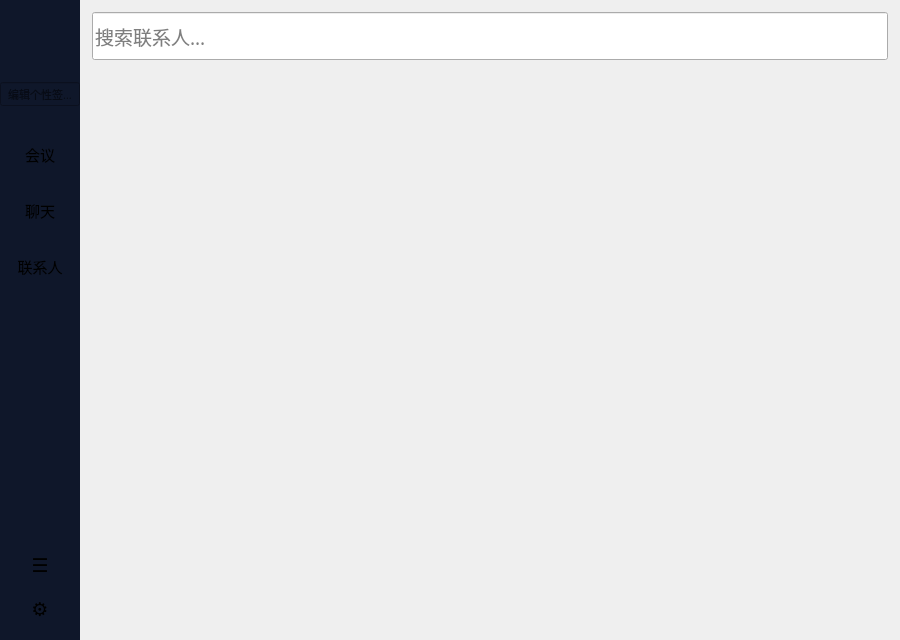
<?xml version="1.0" encoding="UTF-8"?>
<ui version="4.0">
 <class>friendList</class>
 <widget class="QDialog" name="friendList">
  <property name="geometry">
   <rect>
    <x>0</x>
    <y>0</y>
    <width>900</width>
    <height>640</height>
   </rect>
  </property>
  <property name="minimumSize">
   <size>
    <width>800</width>
    <height>540</height>
   </size>
  </property>
  <property name="windowTitle">
   <string>Colin IM</string>
  </property>
  <layout class="QHBoxLayout" name="rootLayout">
   <property name="spacing">
    <number>0</number>
   </property>
   <property name="leftMargin">
    <number>0</number>
   </property>
   <property name="topMargin">
    <number>0</number>
   </property>
   <property name="rightMargin">
    <number>0</number>
   </property>
   <property name="bottomMargin">
    <number>0</number>
   </property>
   <item>
    <widget class="QWidget" name="wdg_leftNav" native="true">
     <property name="minimumSize">
      <size>
       <width>80</width>
       <height>0</height>
      </size>
     </property>
     <property name="maximumSize">
      <size>
       <width>80</width>
       <height>16777215</height>
      </size>
     </property>
     <property name="styleSheet">
      <string>background-color: #0F172A;</string>
     </property>
     <layout class="QVBoxLayout" name="leftNavLayout">
      <property name="spacing">
       <number>0</number>
      </property>
      <property name="leftMargin">
       <number>0</number>
      </property>
      <property name="topMargin">
       <number>16</number>
      </property>
      <property name="rightMargin">
       <number>0</number>
      </property>
      <property name="bottomMargin">
       <number>10</number>
      </property>
      <item alignment="Qt::AlignHCenter">
       <widget class="QPushButton" name="pb_icon">
        <property name="minimumSize">
         <size>
          <width>48</width>
          <height>48</height>
         </size>
        </property>
        <property name="maximumSize">
         <size>
          <width>48</width>
          <height>48</height>
         </size>
        </property>
        <property name="cursor">
         <cursorShape>PointingHandCursor</cursorShape>
        </property>
        <property name="text">
         <string/>
        </property>
        <property name="flat">
         <bool>true</bool>
        </property>
       </widget>
      </item>
      <item>
       <widget class="QLabel" name="lb_name">
        <property name="font">
         <font>
          <family>Microsoft YaHei</family>
          <pointsize>10</pointsize>
          <weight>75</weight>
          <bold>true</bold>
         </font>
        </property>
        <property name="text">
         <string/>
        </property>
        <property name="alignment">
         <set>Qt::AlignCenter</set>
        </property>
       </widget>
      </item>
      <item>
       <widget class="QLineEdit" name="le_feeling">
        <property name="font">
         <font>
          <family>Microsoft YaHei</family>
          <pointsize>8</pointsize>
         </font>
        </property>
        <property name="text">
         <string/>
        </property>
        <property name="alignment">
         <set>Qt::AlignCenter</set>
        </property>
        <property name="readOnly">
         <bool>true</bool>
        </property>
        <property name="placeholderText">
         <string>编辑个性签名...</string>
        </property>
       </widget>
      </item>
      <item>
       <spacer name="navTopSpacer">
        <property name="orientation">
         <enum>Qt::Vertical</enum>
        </property>
        <property name="sizeType">
         <enum>QSizePolicy::Fixed</enum>
        </property>
        <property name="sizeHint" stdset="0">
         <size>
          <width>20</width>
          <height>20</height>
         </size>
        </property>
       </spacer>
      </item>
      <item>
       <widget class="QPushButton" name="pb_navMeeting">
        <property name="minimumSize">
         <size>
          <width>80</width>
          <height>56</height>
         </size>
        </property>
        <property name="maximumSize">
         <size>
          <width>80</width>
          <height>56</height>
         </size>
        </property>
        <property name="font">
         <font>
          <family>Microsoft YaHei</family>
          <pointsize>11</pointsize>
         </font>
        </property>
        <property name="cursor">
         <cursorShape>PointingHandCursor</cursorShape>
        </property>
        <property name="text">
         <string>会议</string>
        </property>
        <property name="flat">
         <bool>true</bool>
        </property>
       </widget>
      </item>
      <item>
       <widget class="QPushButton" name="pb_navChat">
        <property name="minimumSize">
         <size>
          <width>80</width>
          <height>56</height>
         </size>
        </property>
        <property name="maximumSize">
         <size>
          <width>80</width>
          <height>56</height>
         </size>
        </property>
        <property name="font">
         <font>
          <family>Microsoft YaHei</family>
          <pointsize>11</pointsize>
         </font>
        </property>
        <property name="cursor">
         <cursorShape>PointingHandCursor</cursorShape>
        </property>
        <property name="text">
         <string>聊天</string>
        </property>
        <property name="flat">
         <bool>true</bool>
        </property>
       </widget>
      </item>
      <item>
       <widget class="QPushButton" name="pb_navContacts">
        <property name="minimumSize">
         <size>
          <width>80</width>
          <height>56</height>
         </size>
        </property>
        <property name="maximumSize">
         <size>
          <width>80</width>
          <height>56</height>
         </size>
        </property>
        <property name="font">
         <font>
          <family>Microsoft YaHei</family>
          <pointsize>11</pointsize>
         </font>
        </property>
        <property name="cursor">
         <cursorShape>PointingHandCursor</cursorShape>
        </property>
        <property name="text">
         <string>联系人</string>
        </property>
        <property name="flat">
         <bool>true</bool>
        </property>
       </widget>
      </item>
      <item>
       <spacer name="navBottomSpacer">
        <property name="orientation">
         <enum>Qt::Vertical</enum>
        </property>
        <property name="sizeHint" stdset="0">
         <size>
          <width>20</width>
          <height>40</height>
         </size>
        </property>
       </spacer>
      </item>
      <item>
       <widget class="QPushButton" name="pb_menu">
        <property name="minimumSize">
         <size>
          <width>80</width>
          <height>44</height>
         </size>
        </property>
        <property name="maximumSize">
         <size>
          <width>80</width>
          <height>44</height>
         </size>
        </property>
        <property name="font">
         <font>
          <family>Microsoft YaHei</family>
          <pointsize>14</pointsize>
         </font>
        </property>
        <property name="cursor">
         <cursorShape>PointingHandCursor</cursorShape>
        </property>
        <property name="text">
         <string>☰</string>
        </property>
        <property name="flat">
         <bool>true</bool>
        </property>
       </widget>
      </item>
      <item>
       <widget class="QPushButton" name="pb_navSettings">
        <property name="minimumSize">
         <size>
          <width>80</width>
          <height>44</height>
         </size>
        </property>
        <property name="maximumSize">
         <size>
          <width>80</width>
          <height>44</height>
         </size>
        </property>
        <property name="font">
         <font>
          <family>Microsoft YaHei</family>
          <pointsize>14</pointsize>
         </font>
        </property>
        <property name="cursor">
         <cursorShape>PointingHandCursor</cursorShape>
        </property>
        <property name="text">
         <string>⚙</string>
        </property>
        <property name="flat">
         <bool>true</bool>
        </property>
       </widget>
      </item>
     </layout>
    </widget>
   </item>
   <item>
    <widget class="QStackedWidget" name="wdg_contentStack">
     <property name="currentIndex">
      <number>1</number>
     </property>
     <widget class="QWidget" name="page_meeting">
      <layout class="QVBoxLayout" name="meetingPageLayout">
       <property name="spacing">
        <number>0</number>
       </property>
       <property name="leftMargin">
        <number>0</number>
       </property>
       <property name="topMargin">
        <number>0</number>
       </property>
       <property name="rightMargin">
        <number>0</number>
       </property>
       <property name="bottomMargin">
        <number>0</number>
       </property>
       <item>
        <widget class="QStackedWidget" name="wdg_meetingStack">
         <property name="currentIndex"><number>1</number></property>
         <widget class="QWidget" name="page_lobby">
          <layout class="QVBoxLayout" name="lobbyLayout">
           <property name="spacing"><number>16</number></property>
           <property name="leftMargin"><number>24</number></property>
           <property name="topMargin"><number>24</number></property>
           <property name="rightMargin"><number>24</number></property>
           <property name="bottomMargin"><number>16</number></property>
           <item>
            <layout class="QHBoxLayout" name="meetingCardsLayout"><property name="spacing"><number>20</number></property>
             <item><widget class="QPushButton" name="pb_createMeeting"><property name="minimumSize"><size><width>0</width><height>120</height></size></property><property name="cursor"><cursorShape>PointingHandCursor</cursorShape></property><property name="toolTip"><string>新建一个视频会议房间</string></property><property name="text"><string>创建会议</string></property></widget></item>
             <item><widget class="QPushButton" name="pb_joinMeeting"><property name="minimumSize"><size><width>0</width><height>120</height></size></property><property name="cursor"><cursorShape>PointingHandCursor</cursorShape></property><property name="toolTip"><string>通过房间ID加入已有会议</string></property><property name="text"><string>加入会议</string></property></widget></item>
            </layout>
           </item>
           <item><widget class="QLabel" name="lb_myMeetings"><property name="minimumSize"><size><width>0</width><height>32</height></size></property><property name="font"><font><family>Microsoft YaHei</family><pointsize>14</pointsize><weight>75</weight><bold>true</bold></font></property><property name="text"><string>我的会议</string></property></widget></item>
           <item>
            <widget class="QScrollArea" name="scrollArea_roomList"><property name="frameShape"><enum>QFrame::NoFrame</enum></property><property name="widgetResizable"><bool>true</bool></property>
             <widget class="QWidget" name="scrollAreaRoomContents"><property name="geometry"><rect><x>0</x><y>0</y><width>772</width><height>420</height></rect></property>
              <layout class="QVBoxLayout" name="roomListScrollLayout"><property name="spacing"><number>0</number></property><property name="leftMargin"><number>0</number></property><property name="topMargin"><number>0</number></property><property name="rightMargin"><number>0</number></property><property name="bottomMargin"><number>0</number></property>
               <item><widget class="QWidget" name="wdg_roomListInLobby" native="true"/></item>
               <item><spacer name="roomListSpacer"><property name="orientation"><enum>Qt::Vertical</enum></property><property name="sizeHint" stdset="0"><size><width>20</width><height>250</height></size></property></spacer></item>
              </layout>
             </widget>
            </widget>
           </item>
          </layout>
         </widget>
         <widget class="QWidget" name="page_roomView">
          <layout class="QVBoxLayout" name="roomViewLayout">
           <property name="spacing"><number>8</number></property>
           <property name="leftMargin"><number>16</number></property>
           <property name="topMargin"><number>12</number></property>
           <property name="rightMargin"><number>16</number></property>
           <property name="bottomMargin"><number>12</number></property>
           <item>
            <layout class="QHBoxLayout" name="roomTopBarLayout">
             <item><widget class="QPushButton" name="pb_backToLobby"><property name="cursor"><cursorShape>PointingHandCursor</cursorShape></property><property name="toolTip"><string>返回会议大厅</string></property><property name="text"><string>← 返回</string></property></widget></item>
             <item><widget class="QLabel" name="lb_roomTitle"><property name="font"><font><family>Microsoft YaHei</family><pointsize>16</pointsize><weight>75</weight><bold>true</bold></font></property><property name="text"><string>会议室</string></property></widget></item>
             <item><widget class="QLabel" name="lb_roomMemberCount"><property name="font"><font><family>Microsoft YaHei</family><pointsize>14</pointsize></font></property><property name="text"><string/></property></widget></item>
             <item><widget class="QPushButton" name="pb_copyRoomNumber"><property name="cursor"><cursorShape>PointingHandCursor</cursorShape></property><property name="toolTip"><string>复制房间号</string></property><property name="text"><string>📋</string></property><property name="minimumSize"><size><width>28</width><height>28</height></size></property><property name="maximumSize"><size><width>28</width><height>28</height></size></property><property name="flat"><bool>true</bool></property></widget></item>
             <item><spacer name="roomTopBarSpacer"><property name="orientation"><enum>Qt::Horizontal</enum></property><property name="sizeHint" stdset="0"><size><width>40</width><height>20</height></size></property></spacer></item>
             <item><widget class="QPushButton" name="pb_endMeeting"><property name="cursor"><cursorShape>PointingHandCursor</cursorShape></property><property name="toolTip"><string>结束当前会议（仅主持人）</string></property><property name="text"><string>结束会议</string></property></widget></item>
             <item><widget class="QPushButton" name="pb_leaveRoom"><property name="cursor"><cursorShape>PointingHandCursor</cursorShape></property><property name="toolTip"><string>退出当前会议</string></property><property name="text"><string>退出会议</string></property></widget></item>
            </layout>
           </item>
           <item>
            <layout class="QHBoxLayout" name="roomBodyLayout"><property name="spacing"><number>0</number></property>
             <item>
              <layout class="QVBoxLayout" name="chatPanelLayout"><property name="spacing"><number>8</number></property>
               <item><widget class="QTextBrowser" name="tb_roomChat"><property name="minimumSize"><size><width>250</width><height>200</height></size></property></widget></item>
               <item><widget class="QTextEdit" name="te_roomInput"><property name="minimumSize"><size><width>0</width><height>60</height></size></property><property name="maximumSize"><size><width>16777215</width><height>80</height></size></property><property name="placeholderText"><string>输入消息...</string></property></widget></item>
               <item>
                <layout class="QHBoxLayout" name="roomSendLayout">
                 <item><spacer name="roomSendSpacer"><property name="orientation"><enum>Qt::Horizontal</enum></property><property name="sizeHint" stdset="0"><size><width>40</width><height>20</height></size></property></spacer></item>
                 <item><widget class="QPushButton" name="pb_roomSend"><property name="cursor"><cursorShape>PointingHandCursor</cursorShape></property><property name="text"><string>发送</string></property></widget></item>
                </layout>
               </item>
              </layout>
             </item>
             <item>
              <widget class="QWidget" name="wdg_memberPanel" native="true">
               <property name="minimumSize"><size><width>24</width><height>0</height></size></property>
               <property name="maximumSize"><size><width>24</width><height>16777215</height></size></property>
               <property name="styleSheet"><string>background-color: #F8FAFC; border-left: 1px solid #E2E8F0;</string></property>
               <layout class="QHBoxLayout" name="panelInnerLayout"><property name="spacing"><number>0</number></property><property name="leftMargin"><number>0</number></property><property name="topMargin"><number>0</number></property><property name="rightMargin"><number>0</number></property><property name="bottomMargin"><number>0</number></property>
                <item>
                 <widget class="QPushButton" name="pb_memberHandle">
                  <property name="cursor"><cursorShape>PointingHandCursor</cursorShape></property>
                  <property name="text"><string>《</string></property>
                  <property name="minimumSize"><size><width>22</width><height>64</height></size></property>
                  <property name="maximumSize"><size><width>22</width><height>64</height></size></property>
                  <property name="flat"><bool>true</bool></property>
                  <property name="styleSheet"><string>QPushButton { background-color: #F1F5F9; color: #64748B; border: 1px solid #E2E8F0; border-top-left-radius: 6px; border-bottom-left-radius: 6px; border-right: none; font-size: 12px; font-weight: bold; } QPushButton:hover { background-color: #DBEAFE; color: #1677FF; }</string></property>
                 </widget>
                </item>
                <item>
                 <layout class="QVBoxLayout" name="memberListLayout"><property name="spacing"><number>2</number></property><property name="leftMargin"><number>8</number></property><property name="topMargin"><number>6</number></property><property name="rightMargin"><number>8</number></property><property name="bottomMargin"><number>6</number></property>
                  <item><widget class="QLabel" name="lb_memberPanelTitle"><property name="font"><font><family>Microsoft YaHei</family><pointsize>11</pointsize><weight>75</weight><bold>true</bold></font></property><property name="text"><string>参会成员</string></property><property name="styleSheet"><string>color: #1E293B; background: transparent;</string></property></widget></item>
                  <item><widget class="QListWidget" name="lw_roomMembers"><property name="frameShape"><enum>QFrame::NoFrame</enum></property><property name="styleSheet"><string>background: transparent; border: none;</string></property></widget></item>
                 </layout>
                </item>
               </layout>
              </widget>
             </item>
            </layout>
           </item>
          </layout>
         </widget>
        </widget>
       </item>
      </layout>
     </widget>
<widget class="QWidget" name="page_chat">
      <layout class="QVBoxLayout" name="chatPageLayout">
       <property name="spacing">
        <number>8</number>
       </property>
       <property name="leftMargin">
        <number>12</number>
       </property>
       <property name="topMargin">
        <number>12</number>
       </property>
       <property name="rightMargin">
        <number>12</number>
       </property>
       <property name="bottomMargin">
        <number>12</number>
       </property>
       <item>
        <widget class="QScrollArea" name="scrollArea">
         <property name="frameShape">
          <enum>QFrame::NoFrame</enum>
         </property>
         <property name="widgetResizable">
          <bool>true</bool>
         </property>
         <widget class="QWidget" name="scrollAreaWidgetContents">
          <property name="geometry">
           <rect>
            <x>0</x>
            <y>0</y>
            <width>796</width>
            <height>616</height>
           </rect>
          </property>
          <layout class="QVBoxLayout" name="scrollAreaLayout">
           <property name="spacing">
            <number>0</number>
           </property>
           <property name="leftMargin">
            <number>0</number>
           </property>
           <property name="topMargin">
            <number>0</number>
           </property>
           <property name="rightMargin">
            <number>0</number>
           </property>
           <property name="bottomMargin">
            <number>0</number>
           </property>
           <item>
            <widget class="QWidget" name="wdg_list" native="true"/>
           </item>
           <item>
            <widget class="QLineEdit" name="le_searchChat">
             <property name="minimumSize">
              <size>
               <width>0</width>
               <height>48</height>
              </size>
             </property>
             <property name="maximumSize">
              <size>
               <width>16777215</width>
               <height>48</height>
              </size>
             </property>
             <property name="font">
              <font>
               <family>Microsoft YaHei</family>
               <pointsize>14</pointsize>
              </font>
             </property>
             <property name="placeholderText">
              <string>搜索联系人...</string>
             </property>
             <property name="clearButtonEnabled">
              <bool>true</bool>
             </property>
            </widget>
           </item>
           <item>
            <spacer name="verticalSpacer">
             <property name="orientation">
              <enum>Qt::Vertical</enum>
             </property>
             <property name="sizeHint" stdset="0">
              <size>
               <width>20</width>
               <height>390</height>
              </size>
             </property>
            </spacer>
           </item>
          </layout>
         </widget>
        </widget>
       </item>
      </layout>
     </widget>
     <widget class="QWidget" name="page_contacts">
      <layout class="QVBoxLayout" name="contactsPageLayout">
       <property name="spacing">
        <number>8</number>
       </property>
       <property name="leftMargin">
        <number>12</number>
       </property>
       <property name="topMargin">
        <number>12</number>
       </property>
       <property name="rightMargin">
        <number>12</number>
       </property>
       <property name="bottomMargin">
        <number>12</number>
       </property>
       <item>
        <widget class="QLineEdit" name="le_searchContacts">
         <property name="minimumSize">
          <size>
           <width>0</width>
           <height>48</height>
          </size>
         </property>
         <property name="maximumSize">
          <size>
           <width>16777215</width>
           <height>48</height>
          </size>
         </property>
         <property name="font">
          <font>
           <family>Microsoft YaHei</family>
           <pointsize>14</pointsize>
          </font>
         </property>
         <property name="placeholderText">
          <string>搜索联系人...</string>
         </property>
         <property name="clearButtonEnabled">
          <bool>true</bool>
         </property>
        </widget>
       </item>
       <item>
        <widget class="QScrollArea" name="scrollArea_contacts">
         <property name="frameShape">
          <enum>QFrame::NoFrame</enum>
         </property>
         <property name="widgetResizable">
          <bool>true</bool>
         </property>
         <widget class="QWidget" name="scrollAreaContactsContents">
          <property name="geometry">
           <rect>
            <x>0</x>
            <y>0</y>
            <width>59</width>
            <height>16</height>
           </rect>
          </property>
          <layout class="QVBoxLayout" name="contactsListLayout">
           <property name="spacing">
            <number>0</number>
           </property>
           <property name="leftMargin">
            <number>0</number>
           </property>
           <property name="topMargin">
            <number>0</number>
           </property>
           <property name="rightMargin">
            <number>0</number>
           </property>
           <property name="bottomMargin">
            <number>0</number>
           </property>
           <item>
            <widget class="QWidget" name="wdg_contactsList" native="true"/>
           </item>
           <item>
            <spacer name="contactsListSpacer">
             <property name="orientation">
              <enum>Qt::Vertical</enum>
             </property>
             <property name="sizeHint" stdset="0">
              <size>
               <width>20</width>
               <height>390</height>
              </size>
             </property>
            </spacer>
           </item>
          </layout>
         </widget>
        </widget>
       </item>
       <item>
        <layout class="QHBoxLayout" name="addFriendLayout">
         <item>
          <spacer name="addFriendSpacer">
           <property name="orientation">
            <enum>Qt::Horizontal</enum>
           </property>
           <property name="sizeHint" stdset="0">
            <size>
             <width>40</width>
             <height>20</height>
            </size>
           </property>
          </spacer>
         </item>
         <item>
          <widget class="QPushButton" name="pb_addFriend">
           <property name="cursor">
            <cursorShape>PointingHandCursor</cursorShape>
           </property>
           <property name="text">
            <string>添加好友</string>
           </property>
          </widget>
         </item>
        </layout>
       </item>
      </layout>
     </widget>
    </widget>
   </item>
  </layout>
  <widget class="QTabWidget" name="tabWidget">
   <property name="geometry">
    <rect>
     <x>0</x>
     <y>0</y>
     <width>0</width>
     <height>0</height>
    </rect>
   </property>
   <property name="visible">
    <bool>false</bool>
   </property>
  </widget>
 </widget>
 <resources/>
 <connections/>
</ui>
